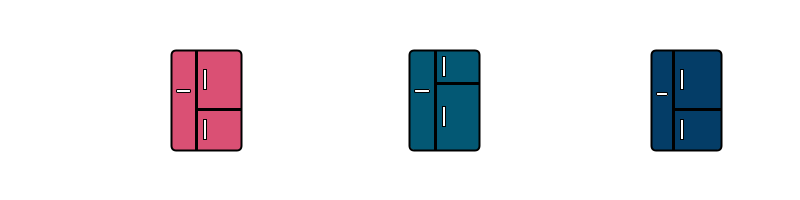
Frame 1 (no input)
Frame 60 (the mouse pressed at the canvas centre just before this capture): identical to frame 1, image omitted
Frame 120 (the mouse held since frame 60 and released just before this capture): identical to frame 1, image omitted

The Processing sketch that drew this single still picture (run headless with seeded random() and noise(); from frame 60 on, the mouse is pressed at the canvas centre):

// Processing sketch: processing_117559
// ── processing_117559.pde

frg refrigerator1;
frg refrigerator2;
frg refrigerator3;


void setup(){
size(800,200);
smooth();
refrigerator1 = new frg(random(55,235),random(20,35),random(30,60),random(85,105),random(255),random(255),random(255) );
refrigerator2 = new frg(random(300,500),random(20,35),random(30,60),random(85,105),random(255),random(255),random(255) );
refrigerator3 = new frg(random(565,705),random(20,35),random(30,60),random(85,105),random(255),random(255),random(255) );

}

void draw(){
  

background(255);
refrigerator1.display();
refrigerator1.openLeft();
refrigerator1.openTop();
refrigerator1.openBottom();

refrigerator2.display();
refrigerator2.openLeft();
refrigerator2.openTop();
refrigerator2.openBottom();


refrigerator3.display();
refrigerator3.openLeft();
refrigerator3.openTop();
refrigerator3.openBottom();
}
 
void mouseReleased() {
    setup();
  }
class frg {
  float p;
  float x;
  float y;
  float y0;
  float r;
  float g;
  float b;



  frg(float pos, float xk, float yk, float y0k, float rk, float gk, float bk) {
    p = pos;
    x =xk;
    y = yk;
    y0 = y0k;
    r = rk;
    g= gk;
    b = bk;
  }
  void display() {
    stroke(0);
    //refrigerator body
    fill(r, g, b);
    strokeWeight(2);
    rect(p, 50, 70, 100, 5);
    strokeWeight(1);

    //vertical door crack
    fill(0);
    rect(p+x, 50, 2, 100);

    //horizontal door crack
    rect(p+x, y+50, 70-x, 2);

    fill(255);

    //horizontal handle
    rect(p+5, y0, x-10, 3, 1);

    //vertical handle
    rect(p+x+8, y/2 +40, 3, 20);

    rect(p+x+8, y/2+90, 3, 20);
  }

  void openLeft() {    
    if (mouseX<=p+x && mouseX>=p && mouseY<=150 && mouseY>=50) {
      fill(255);
      strokeWeight(2);
      rect(p, 50, x, 100, 5, 0, 0, 5);
      rect(p-x-2, 50, x, 100, 0, 5, 5, 0);
      strokeWeight(1);
      rect(p, 70, x, 1);
      rect(p, 95, x, 1);
      rect(p, 120, x, 1);
      rect(p-x-2, y0-20, x, 1);

      fill(230);
      rect(p-x-2, y0+10, x, 150-y0-10, 0, 0, 5, 0);
    }
  }


  void openTop() {
    if (mouseX>=p+x && mouseX<=p+70 && mouseY<=y+50 && mouseY>=50) {
      fill(255);
      strokeWeight(2);
      rect(p+x, 50, 70-x, y, 0, 5, 0, 0);
      rect(p+72, 50, 70-x, y, 5, 0, 0, 0);
      strokeWeight(1);
      rect(p+x, y/2+55, 70-x, 1);


      fill(230);
      rect(p+72, y/2+50, 70- x, y/2, 0, 0, 0, 5);
    }
  }


  void openBottom() {
    if (mouseX>=p+x && mouseX<=p+70 && mouseY<=150 && mouseY>=50+y) {
      fill(255);
      strokeWeight(2);
      rect(p+x, 50+y, 70-x, 100-y, 0, 0, 5, 0);
      rect(p+72, 50+y, 70-x, 100-y, 0, 0, 0, 5);

      strokeWeight(1);
     
      rect(p+x, 2*y/3+83, 70-x, 1);
      rect(p+x, y/3+117, 70-x, 1);


      fill(230);
      rect(p+72, y/2+100, 70- x,50- y/2, 0, 0, 0, 5);
    }
  }
}
